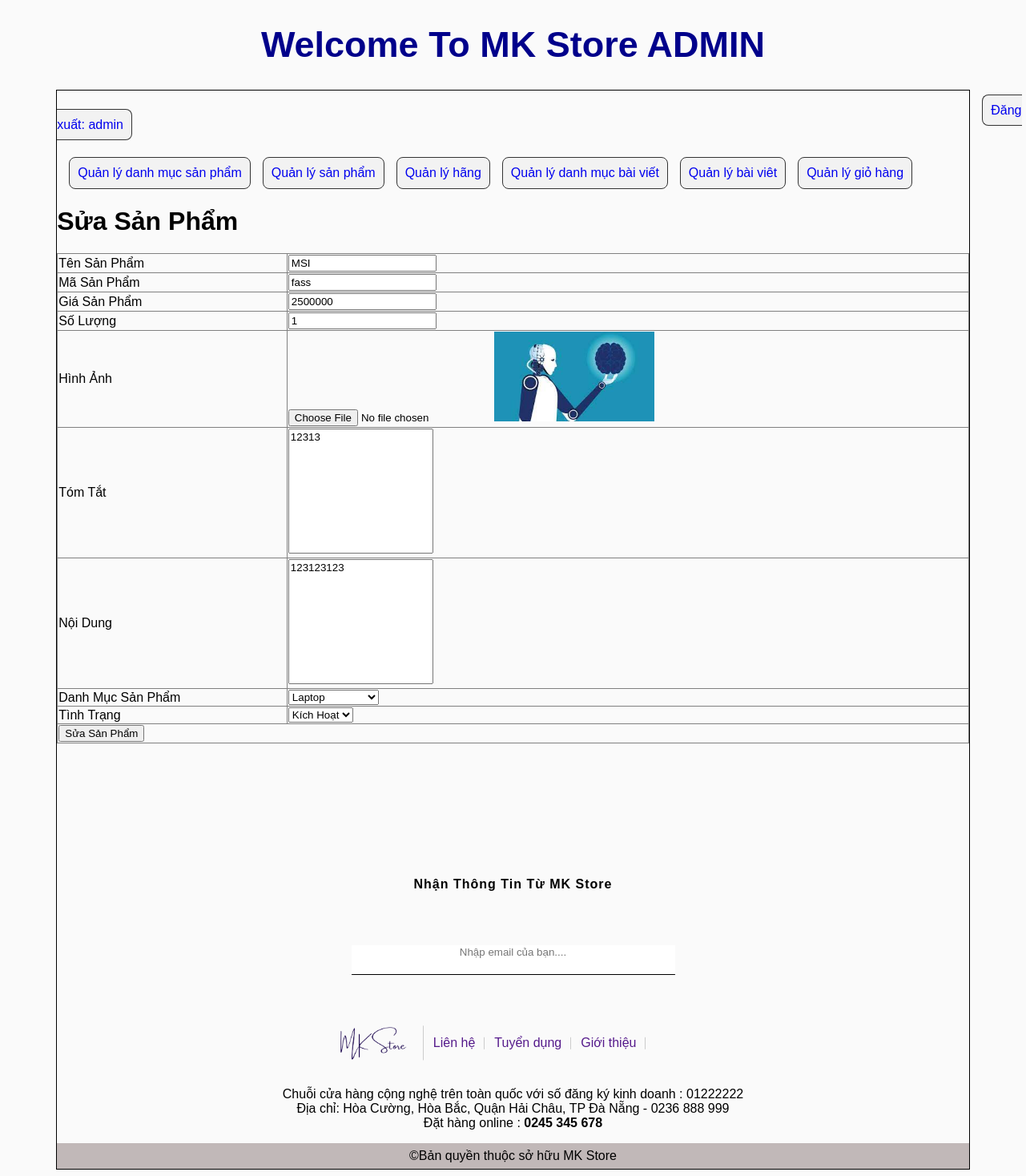
The page /Admin/index.php?action=quanlysp&query=edit&idsanpham=20 (signed in) on the database its author committed.
### tables this page shows
CREATE TABLE `tbl_sanpham` (
  `id_sanpham` int(11) NOT NULL,
  `tensanpham` varchar(250) NOT NULL,
  `masp` varchar(100) NOT NULL,
  `giasp` float NOT NULL,
  `soluongsp` int(11) NOT NULL,
  `hinhanh` varchar(50) NOT NULL,
  `tomtat` tinytext NOT NULL,
  `chitiet` text NOT NULL,
  `tinhtrang` int(11) NOT NULL,
  `id_danhmuc` int(11) NOT NULL
);

### Admin/modules/quanlysp/edit.php (the view, shortened to what this page needs)
<?php
    $sql_edit_sp = "SELECT * FROM tbl_sanpham WHERE id_sanpham='$_GET[idsanpham]' LIMIT 1";
    $query_edit_sp = mysqli_query($mysqli, $sql_edit_sp);
?>
<h1>Sửa Sản Phẩm</h1>
    <table border="1" width="100%" style="border-collapse: collapse;">
    <?php
    while($row = $query_edit_sp -> fetch_array()){
    ?>
        <form method="POST" action="modules/quanlysp/xuly.php?idsanpham=<?php echo $row['id_sanpham']?>" enctype="multipart/form-data">
            <tr>
                <td>Tên Sản Phẩm</td>
                <td><input type="text" value="<?php echo $row['tensanpham']?>" name="tensp"></td>
            </tr>
            <tr>
                <td>Mã Sản Phẩm</td>
                <td><input type="text" value="<?php echo $row['masp']?>" name="masp"></td>
            </tr>
            <tr>
                <td>Giá Sản Phẩm</td>
                <td><input type="text" value="<?php echo $row['giasp']?>" name="giasp"></td>
            </tr>
            <tr>
                <td>Số Lượng</td>
                <td><input type="text" value="<?php echo $row['soluongsp']?>" name="soluongsp"></td>
            </tr>
            <tr>
                <td>Hình Ảnh</td>
                <td>
                    <input type="file" name="hinhanh">
                    <img src="modules/quanlysp/uploads/<?php echo $row['hinhanh']?>" width="200px">
                </td>
            </tr>
            <tr>
                <td>Tóm Tắt</td>
                <td><textarea rows="10"  name="tomtat" style="resize: none;"><?php echo $row['tomtat']?></textarea></td>
            </tr>
            <tr>
                <td>Nội Dung</td>
                <td><textarea rows="10" name="chitiet" style="resize: none;"><?php echo $row['chitiet']?></textarea></td>
            </tr>
            <tr>
            <td>Danh Mục Sản Phẩm</td>
            <td>
                <select name="danhmuc">
                    <?php
                        $sql_danhmuc = "SELECT * FROM tbl_danhmuc ORDER BY id_danhmuc ASC";
                        $query_danhmuc = mysqli_query($mysqli, $sql_danhmuc);
                        while($row_danhmuc = $query_danhmuc -> fetch_array()){
                            if($row_danhmuc['id_danhmuc']==$row['id_danhmuc']){
                    ?>
                            <option selected value="<?php echo $row_danhmuc['id_danhmuc']?>"><?php echo $row_danhmuc['tendanhmuc']?></option>
                    <?php
                        }else{
                    ?>
                            <option value="<?php echo $row_danhmuc['id_danhmuc']?>"><?php echo $row_danhmuc['tendanhmuc']?></option>
                    <?php
                        }
                    }
                    ?>
                </select>
            </td>
            </tr>
            <tr>
                <td>Tình Trạng</td>
                <td>
                    <select name="tinhtrang">
                        <?php
                            if($row['tinhtrang'] == 1){
                        ?>
                            <option value="1" selected>Kích Hoạt</option>
                        <?php
                            }else{
                        ?>
                            <option value="1">Kích Hoạt</option>
                            <option value="0" selected>Ẩn</option>
                        <?php
                            }
                        ?>
                    </select>
            </td>
            </tr>
            <tr >
                <td colspan="2"><input type="submit" name="suasanpham" value="Sửa Sản Phẩm"></td>
            </tr>
        </form>
        <?php
                }
            ?>
    </table>

### Admin/Css/style_adm.css (style rules this page uses)
* { font-family: Arial, Helvetica, sans-serif; }
body { background-color: #fafafa; }

### rows shown on the page
tbl_sanpham: tensp "MSI", masp "fass", giasp "2500000", soluongsp "1", hinhanh (picture), tomtat "12313", chitiet "123123123", tinhtrang "Kích Hoạt"

### other values the page prints
$_SESSION['dangnhap'] "admin"
form field danhmuc "Laptop"
